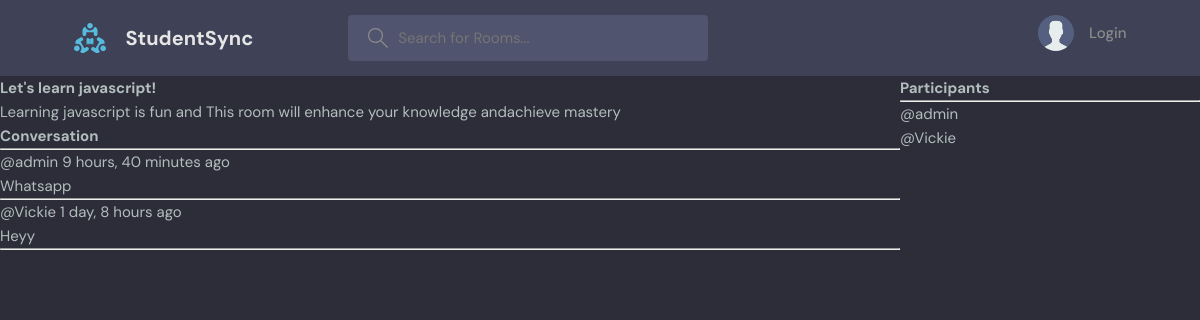
The page /room/1/ on the database its author committed.
### base/models.py (models this page shows, shortened)
class Room(models.Model):
    host= models.ForeignKey(User,on_delete=models.SET_NULL,null=True)
    topic= models.ForeignKey(Topic,on_delete=models.SET_NULL,null=True)
    name=models.CharField(max_length=200)
    description=models.TextField(null=True,blank=True)
    participants=models.ManyToManyField(User,related_name='participants',blank=True)
    updated=models.DateTimeField(auto_now=True)
    created=models.DateTimeField(auto_now_add=True)
    class Meta:
        ordering=['-updated','-created']

class Message(models.Model):
    user=models.ForeignKey(User,on_delete=models.CASCADE)
    room=models.ForeignKey(Room,on_delete=models.CASCADE)
    body=models.TextField()
    updated=models.DateTimeField(auto_now=True)
    created=models.DateTimeField(auto_now_add=True)
    class Meta:
        ordering=['-updated','-created']

### base/views.py (the view, shortened to what this page needs)
# urls.py: path('room/<str:pk>/',views.room,name="room"),
def room(request, pk):
    rooms = Room.objects.get(id=pk)
    roommessages = rooms.message_set.all().order_by('-created')
    participants = rooms.participants.all()
    context = {'rooms': rooms, 'roommessages': roommessages,
               'participants': participants}
    return render(request, 'base/room.html', context)

### base/templates/base/room.html (shortened to what this page needs)
{% extends 'main.html' %} {% block content %}
<div class="room-container">
    <div>
  <h1>{{rooms.name}}</h1>
  <p>{{rooms.description}}</p>
  <div class="comment-wrapper">
    <h3>Conversation</h3>
    <hr />
    {% for message in roommessages %}
    <div>
      <small>@{{message.user}} {{message.created|timesince}} ago</small>
      <p>{{message.body}}</p>
      <hr />
    </div>
    {% endfor %}
  </div>
</div>
<div>
    <h3>Participants</h3>
    <hr>
    {% for participant in participants %}
    <div>
        <p>@{{participant.username}}</p>
    </div>
    {% endfor %}
</div>
</div>
{% endblock content %}

### static/styles/style.css (style rules this page uses)
:root { --color-main: #71c6dd; --color-main-light: #e1f6fb; --color-dark: #3f4156; --color-dark-medium: #51546e; --color-dark-light: #696d97; --color-light: #e5e5e5; --color-gray: #8b8b8b; --color-light-gray: #b2bdbd; --color-bg: #2d2d39; --color-success: #5dd693; --color-error: #fc4b0b; }
* { font-family: "DM Sans", -apple-system, BlinkMacSystemFont, "Segoe UI", Roboto, Oxygen, Ubuntu, Cantarell, "Open Sans", "Helvetica Neue", sans-serif; margin: 0; padding: 0; box-sizing: border-box; text-rendering: optimizeLegibility; font-size: inherit; }
html { font-size: 56.25%; }
@media only screen and (min-width: 1200px) { html { font-size: 62.5%; } }
body { line-height: 1.6; font-weight: 400; font-size: 1.5rem; color: var(--color-light-gray); background-color: var(--color-bg); min-height: 100vh; }

### base/templates/base/room.html (style rules this page uses)
.room-container { display: grid; grid-template-columns: 3fr 1fr; }

### rows shown on the page
Room: name "Let's learn javascript!", description "Learning javascript is fun and This room will enhance your knowledge andachieve mastery"
Message: user "admin", created "9 hours, 40 minutes", body "Whatsapp"
Message: user "Vickie", created "1 day, 8 hours", body "Heyy"

### other values the page prints
{{ participant.username }} "admin"
{{ participant.username }} "Vickie"
